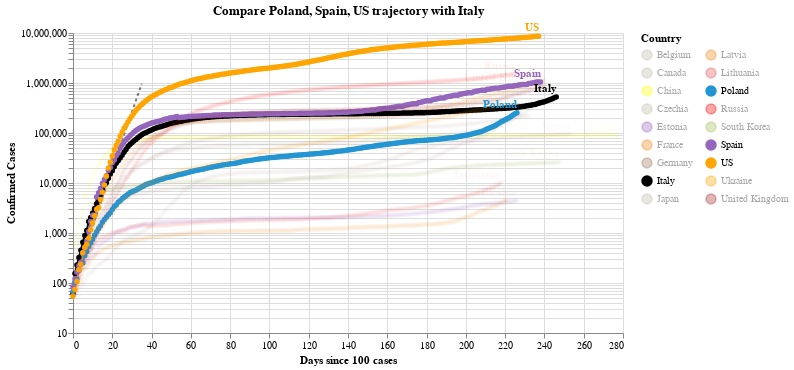

Source (notebook cell):
### Code cell
#hide_input
chart2 = make_since_chart(dff2, ['Poland', 'Spain', 'US'], baseline_countries)
chart2

### Figure 1 — Vega-Lite specification as saved in the notebook (floating-point values rounded to 4 significant figures; data arrays with more than 128 entries replaced by an {"elided": "..."} marker saying what was removed)
{"config": {"view": {"continuousWidth": 400, "continuousHeight": 300}}, "layer": [{"data": {"name": "data-628230001892d6798b50651be41d1b3e"}, "mark": {"type": "line", "color": "black", "opacity": 0.5, "strokeDash": [3, 3]}, "encoding": {"x": {"type": "quantitative", "field": "Days since 100 cases"}, "y": {"type": "quantitative", "field": "Confirmed Cases"}}}, {"data": {"name": "data-e35ffa33bee6593a36de520a64615c83"}, "mark": {"type": "line", "point": true}, "encoding": {"color": {"type": "nominal", "field": "Country", "legend": {"columns": 2}, "scale": {"domain": ["Belgium", "Canada", "China", "Czechia", "Estonia", "France", "Germany", "Italy", "Japan", "Latvia", "Lithuania", "Poland", "Russia", "South Korea", "Spain", "US", "Ukraine", "United Kingdom"], "range": ["#C1B7AD", "#C1B7AD", "yellow", "#C1B7AD", "#9467bd", "#F58518", "#9D755D", "black", "#C1B7AD", "#F58518", "#E45756", "#2495D3", "red", "#A1BA59", "#9467bd", "orange", "orange", "brown"]}}, "opacity": {"condition": {"value": 1, "selection": "selector004"}, "value": 0.05}, "tooltip": [{"type": "nominal", "field": "Country"}, {"type": "temporal", "field": "Date"}, {"type": "quantitative", "field": "Confirmed Cases"}, {"type": "quantitative", "field": "Days since 100 cases"}], "x": {"type": "quantitative", "field": "Days since 100 cases"}, "y": {"type": "quantitative", "field": "Confirmed Cases", "scale": {"type": "log"}}}, "selection": {"selector004": {"type": "multi", "fields": ["Country"], "bind": "legend", "init": [{"Country": "Poland"}, {"Country": "Spain"}, {"Country": "US"}, {"Country": "Italy"}]}}, "width": 550}, {"data": {"name": "data-e35ffa33bee6593a36de520a64615c83"}, "mark": {"type": "text", "align": "right", "dy": -8, "fontWeight": "bold"}, "encoding": {"color": {"type": "nominal", "field": "Country", "legend": {"columns": 2}, "scale": {"domain": ["Belgium", "Canada", "China", "Czechia", "Estonia", "France", "Germany", "Italy", "Japan", "Latvia", "Lithuania", "Poland", "Russia", "South Korea", "Spain", "US", "Ukraine", "United Kingdom"], "range": ["#C1B7AD", "#C1B7AD", "yellow", "#C1B7AD", "#9467bd", "#F58518", "#9D755D", "black", "#C1B7AD", "#F58518", "#E45756", "#2495D3", "red", "#A1BA59", "#9467bd", "orange", "orange", "brown"]}}, "opacity": {"condition": {"value": 1, "selection": "selector004"}, "value": 0.05}, "text": {"type": "nominal", "field": "Country"}, "tooltip": [{"type": "nominal", "field": "Country"}, {"type": "temporal", "field": "Date"}, {"type": "quantitative", "field": "Confirmed Cases"}, {"type": "quantitative", "field": "Days since 100 cases"}], "x": {"type": "quantitative", "field": "Days since 100 cases"}, "y": {"type": "quantitative", "field": "Confirmed Cases", "scale": {"type": "log"}}}, "transform": [{"filter": "(datum['Date'] >= 1603584000000)"}], "width": 550}], "title": "Compare Poland, Spain, US trajectory with Italy", "$schema": "https://vega.github.io/schema/vega-lite/v4.8.1.json", "datasets": {"data-628230001892d6798b50651be41d1b3e": [{"Days since 100 cases": 0, "Confirmed Cases": 100.0}, {"Days since 100 cases": 1, "Confirmed Cases": 130.0}, {"Days since 100 cases": 2, "Confirmed Cases": 169.0}, {"Days since 100 cases": 3, "Confirmed Cases": 219.7}, {"Days since 100 cases": 4, "Confirmed Cases": 285.6}, {"Days since 100 cases": 5, "Confirmed Cases": 371.3}, {"Days since 100 cases": 6, "Confirmed Cases": 482.7}, {"Days since 100 cases": 7, "Confirmed Cases": 627.5}, {"Days since 100 cases": 8, "Confirmed Cases": 815.7}, {"Days since 100 cases": 9, "Confirmed Cases": 1060.0}, {"Days since 100 cases": 10, "Confirmed Cases": 1379.0}, {"Days since 100 cases": 11, "Confirmed Cases": 1792.0}, {"Days since 100 cases": 12, "Confirmed Cases": 2330.0}, {"Days since 100 cases": 13, "Confirmed Cases": 3029.0}, {"Days since 100 cases": 14, "Confirmed Cases": 3937.0}, {"Days since 100 cases": 15, "Confirmed Cases": 5119.0}, {"Days since 100 cases": 16, "Confirmed Cases": 6654.0}, {"Days since 100 cases": 17, "Confirmed Cases": 8650.0}, {"Days since 100 cases": 18, "Confirmed Cases": 11250.0}, {"Days since 100 cases": 19, "Confirmed Cases": 14620.0}, {"Days since 100 cases": 20, "Confirmed Cases": 19000.0}, {"Days since 100 cases": 21, "Confirmed Cases": 24710.0}, {"Days since 100 cases": 22, "Confirmed Cases": 32120.0}, {"Days since 100 cases": 23, "Confirmed Cases": 41750.0}, {"Days since 100 cases": 24, "Confirmed Cases": 54280.0}, {"Days since 100 cases": 25, "Confirmed Cases": 70560.0}, {"Days since 100 cases": 26, "Confirmed Cases": 91730.0}, {"Days since 100 cases": 27, "Confirmed Cases": 119300.0}, {"Days since 100 cases": 28, "Confirmed Cases": 155000.0}, {"Days since 100 cases": 29, "Confirmed Cases": 201500.0}, {"Days since 100 cases": 30, "Confirmed Cases": 262000.0}, {"Days since 100 cases": 31, "Confirmed Cases": 340600.0}, {"Days since 100 cases": 32, "Confirmed Cases": 442800.0}, {"Days since 100 cases": 33, "Confirmed Cases": 575600.0}, {"Days since 100 cases": 34, "Confirmed Cases": 748300.0}, {"Days since 100 cases": 35, "Confirmed Cases": 972800.0}], "data-e35ffa33bee6593a36de520a64615c83": {"elided": "4263 records"}}}
